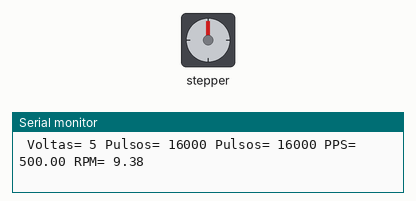
Simulated run of this sketch. Board: Arduino Nano, built with avr-gcc and run on an emulated ATmega328P. Parts: stepper motor, the last lines printed to the serial monitor. Wiring (inferred from the names in the program): stepper motor driver (200 steps per turn assumed): step pin 10; direction pin 9; enable pin 12.

Above: at 0.05 s.
At 4.05 s:
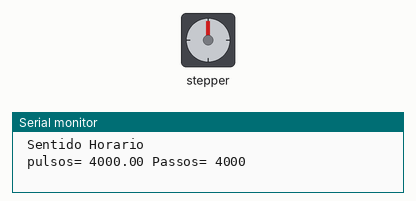
At 8.15 s:
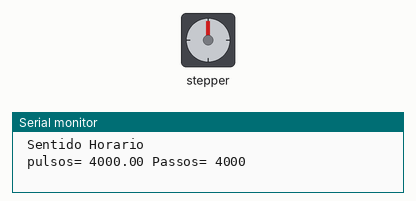
At 19.35 s:
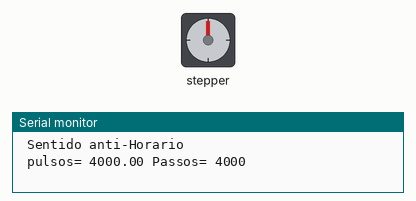
Timing chart, 0 to 29.1 s (numbered marks = the images above):
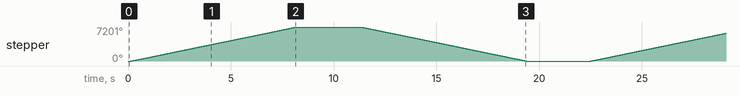

Measured:
- by itself, stepper: turns 7201° clockwise in 8.0 s, then 7201° counter-clockwise in 8.0 s, repeating every 22.4 s

The sketch:

NemaEletrogate.ino
```cpp
// Controle de Motor de Passo com Modulo driver A4988
//
// Modulo A4988 / Motor de Passo Bipolar / Arduino Nano / IDE 1.8.5
// Gustavo Murta 29/mar/2018

// Definiçoes das Portas Digitais do Arduino

int RST = 11;              // Porta digital D08 - reset do A4988
int ENA = 12;              // Porta digital D07 - ativa (enable) A4988
int DIR = 9;              // Porta digital D03 - direção (direction) do A4988
int STP = 10;              // Porta digital D02 - passo(step) do A4988

int MeioPeriodo = 1000;   // MeioPeriodo do pulso STEP em microsegundos F= 1/T = 1/2000 uS = 500 Hz
float PPS = 0;            // Pulsos por segundo
boolean sentido = true;   // Variavel de sentido
long PPR = 3200;           // Número de passos por volta
long Pulsos;              // Pulsos para o driver do motor
int Voltas;               // voltas do motor
float RPM;                // Rotacoes por minuto

void setup()
{
  Serial.begin(9600);
  pinMode(RST, OUTPUT);
  pinMode(ENA, OUTPUT);
  pinMode(DIR, OUTPUT);
  pinMode(STP, OUTPUT);
  disa_A4988();             // Desativa o chip A4988
  rst_A4988();              // Reseta o chip A4988
  // ena_A4988();              // Ativa o chip A4988
}

void rst_A4988()
{
  digitalWrite(RST, LOW);     // Realiza o reset do A4988
  delay (10);                 // Atraso de 10 milisegundos
  digitalWrite(RST, HIGH);    // Libera o reset do A4988
  delay (10);                 // Atraso de 10 milisegundos
}

void disa_A4988()
{
  digitalWrite(ENA, HIGH);    // Desativa o chip A4988
  delay (10);                 // Atraso de 10 milisegundos
}

void ena_A4988()
{
  digitalWrite(ENA, LOW);     // Ativa o chip A4988
  delay (10);                 // Atraso de 10 milisegundos
}

void HOR()                      // Configura o sentido de rotação do Motor
{
  Serial.println(" Sentido Horario ");
  digitalWrite(DIR, HIGH);      // Configura o sentido HORÁRIO
}

void AHR()                      // Configura o sentido de rotação do Motor
{
  Serial.println(" Sentido anti-Horario ");
  digitalWrite(DIR, LOW);       // Configura o sentido ANTI-HORÁRIO
}

void PASSO()                         // Pulso do passo do Motor
{
  digitalWrite(STP, LOW);            // Pulso nível baixo
  delayMicroseconds (MeioPeriodo);   // MeioPeriodo de X microsegundos
  digitalWrite(STP, HIGH);           // Pulso nível alto
  delayMicroseconds (MeioPeriodo);   // MeioPeriodo de X microsegundos
}

void FREQUENCIA(int graus = 0)                    // calcula Pulsos, PPS e RPM
{
  /*
  PPR = 360/g_p = 3200
  g_p = 360/3200
  g_p = 0,1125 graus
  Para girar a torre 360 x5
  g_p = 0,5625 graus
  */
  if (graus != 0){
    Pulsos = graus * 0,5625;
  } else {
    Pulsos = PPR * Voltas;             // Quantidade total de Pulsos (PPR = pulsos por volta)
  }

  PPS = 1000000 / (2 * MeioPeriodo); // Frequencia Pulsos por segundo
  RPM = (PPS * 60) / PPR;            // Calculo do RPM
}

int giraMotor(int graus) {
  Print_RPM ();                           // Print Voltas, PPS e  RPM
  if (graus>360 || graus <-360 || graus == 0) return 0;
  Print_RPM ();                           // Print Voltas, PPS e  RPM
  int graus_intern = graus;
  if (graus > 0) {
    HOR();
  } else {
    AHR();
    graus_intern = -1 * graus;
  }

  /*
  3200 passos - 360 graus
  x passos    - 1 grau
  x = 3200/360
  x = 8,888888888888888888
  */

  float pulsos_f = graus_intern*8.888888888888888888*5;

  Serial.print(" pulsos= ");
  Serial.print(pulsos_f);
  Serial.print(" Passos= ");
  Serial.print(int(pulsos_f));
  ena_A4988();                            // Ativa o chip A4988
  for (int i = 0; i <= int(pulsos_f); i++)       // Incrementa o Contador
  {
    PASSO();                              // Avança um passo no Motor
  }
  disa_A4988();                           // Desativa o chip A4988
  delay (1000) ;                          // Atraso de 1 segundo

  if (graus > 0) return int(pulsos_f/(8.888888888888888888*5));
  else return -int(pulsos_f/(8.888888888888888888*5));
}

void TesteMotor()
{
  Print_RPM ();                           // Print Voltas, PPS e  RPM

  HOR();                                  // Gira sentido Horario
  for (int i = 0; i <= Pulsos; i++)       // Incrementa o Contador
  {
    PASSO();                              // Avança um passo no Motor
  }
  disa_A4988();                           // Desativa o chip A4988
  delay (1000) ;                          // Atraso de 1 segundo
  ena_A4988();                            // Ativa o chip A4988

  AHR();                                  // Gira sentido anti-Horario
  for (int i = 0; i <= Pulsos; i++)       // Incrementa o Contador
  {
    PASSO();                              // Avança um passo no Motor
  }
  disa_A4988();                           // Desativa o chip A4988
  delay (1000) ;                          // Atraso de 1 segundo
  ena_A4988();                            // Ativa o chip A4988
}

void Print_RPM ()
{
  FREQUENCIA();                           // calcula Pulsos, PPS e RPM
  Serial.print(" Voltas= ");
  Serial.print(Voltas);
  Serial.print(" Pulsos= ");
  Serial.print(Pulsos);
  Serial.print(" Pulsos= ");
  Serial.print(int(Pulsos));
  Serial.print(" PPS= ");
  Serial.print(PPS, 2);
  Serial.print(" RPM= ");
  Serial.println(RPM, 2);
}

void loop()
{
  Serial.println();
  Voltas = 5;        // Selecione o numero de Voltas
  // TesteMotor();      // Inicia teste do motor
  giraMotor(90);
  delay(2000);
  giraMotor(-90);
  delay(2000);
}
```
